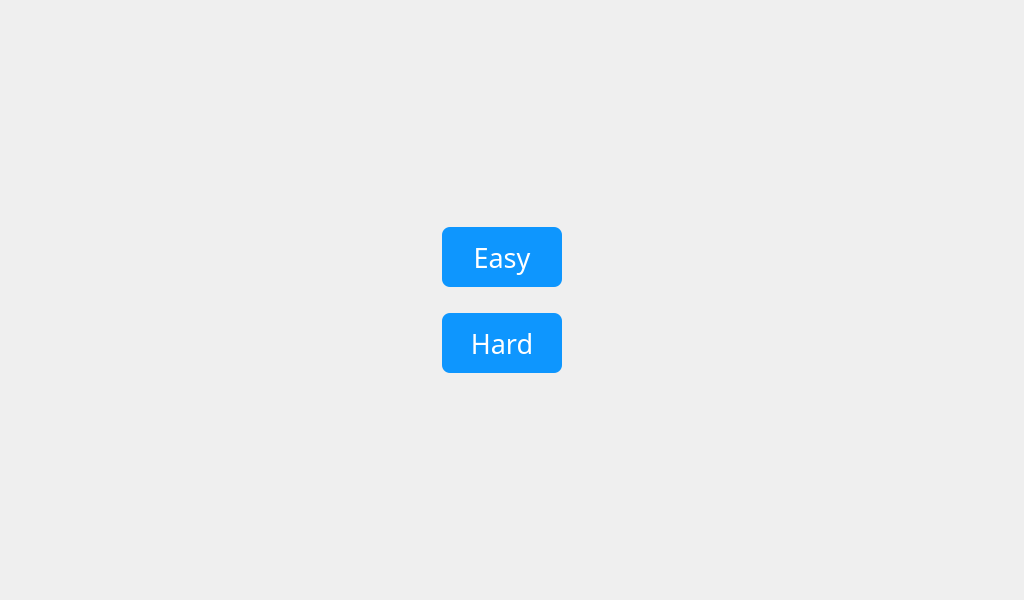
<?xml version="1.0" encoding="UTF-8"?>
<ui version="4.0">
 <class>MainWidget</class>
 <widget class="QWidget" name="MainWidget">
  <property name="geometry">
   <rect>
    <x>0</x>
    <y>0</y>
    <width>1024</width>
    <height>600</height>
   </rect>
  </property>
  <property name="windowTitle">
   <string>Form</string>
  </property>
  <property name="styleSheet">
   <string notr="true">/*按钮普通态*/
QPushButton
{
    /*字体为微软雅黑*/
    font-family:Microsoft Yahei;
    /*字体大小为20点*/
    font-size:20pt;
    /*字体颜色为白色*/    
    color:white;
    /*背景颜色*/  
    background-color:rgb(14 , 150 , 254);
    /*边框圆角半径为8像素*/ 
    border-radius:8px;
}

/*按钮停留态*/
QPushButton:hover
{
    /*背景颜色*/  
    background-color:rgb(44 , 137 , 255);
}

/*按钮按下态*/
QPushButton:pressed
{
    /*背景颜色*/  
    background-color:rgb(14 , 135 , 228);
    /*左内边距为3像素，让按下时字向右移动3像素*/  
    padding-left:3px;
    /*上内边距为3像素，让按下时字向下移动3像素*/  
    padding-top:3px;
}</string>
  </property>
  <layout class="QGridLayout" name="gridLayout_2">
   <item row="0" column="0">
    <layout class="QGridLayout" name="gridLayout">
     <item row="2" column="8">
      <spacer name="horizontalSpacer_2">
       <property name="orientation">
        <enum>Qt::Horizontal</enum>
       </property>
       <property name="sizeHint" stdset="0">
        <size>
         <width>40</width>
         <height>20</height>
        </size>
       </property>
      </spacer>
     </item>
     <item row="2" column="0">
      <spacer name="horizontalSpacer">
       <property name="orientation">
        <enum>Qt::Horizontal</enum>
       </property>
       <property name="sizeHint" stdset="0">
        <size>
         <width>40</width>
         <height>20</height>
        </size>
       </property>
      </spacer>
     </item>
     <item row="6" column="7">
      <spacer name="verticalSpacer_2">
       <property name="orientation">
        <enum>Qt::Vertical</enum>
       </property>
       <property name="sizeHint" stdset="0">
        <size>
         <width>20</width>
         <height>40</height>
        </size>
       </property>
      </spacer>
     </item>
     <item row="0" column="4">
      <spacer name="verticalSpacer">
       <property name="orientation">
        <enum>Qt::Vertical</enum>
       </property>
       <property name="sizeHint" stdset="0">
        <size>
         <width>20</width>
         <height>40</height>
        </size>
       </property>
      </spacer>
     </item>
     <item row="5" column="4">
      <widget class="QPushButton" name="pushButton_b">
       <property name="minimumSize">
        <size>
         <width>120</width>
         <height>60</height>
        </size>
       </property>
       <property name="styleSheet">
        <string notr="true">border-image: url(:/image/button.jpg);</string>
       </property>
       <property name="text">
        <string>Hard</string>
       </property>
      </widget>
     </item>
     <item row="1" column="4">
      <widget class="QPushButton" name="pushButton_a">
       <property name="minimumSize">
        <size>
         <width>120</width>
         <height>60</height>
        </size>
       </property>
       <property name="styleSheet">
        <string notr="true">border-image: url(:/image/button.jpg);</string>
       </property>
       <property name="text">
        <string>Easy</string>
       </property>
      </widget>
     </item>
    </layout>
   </item>
  </layout>
 </widget>
 <resources/>
 <connections/>
</ui>
